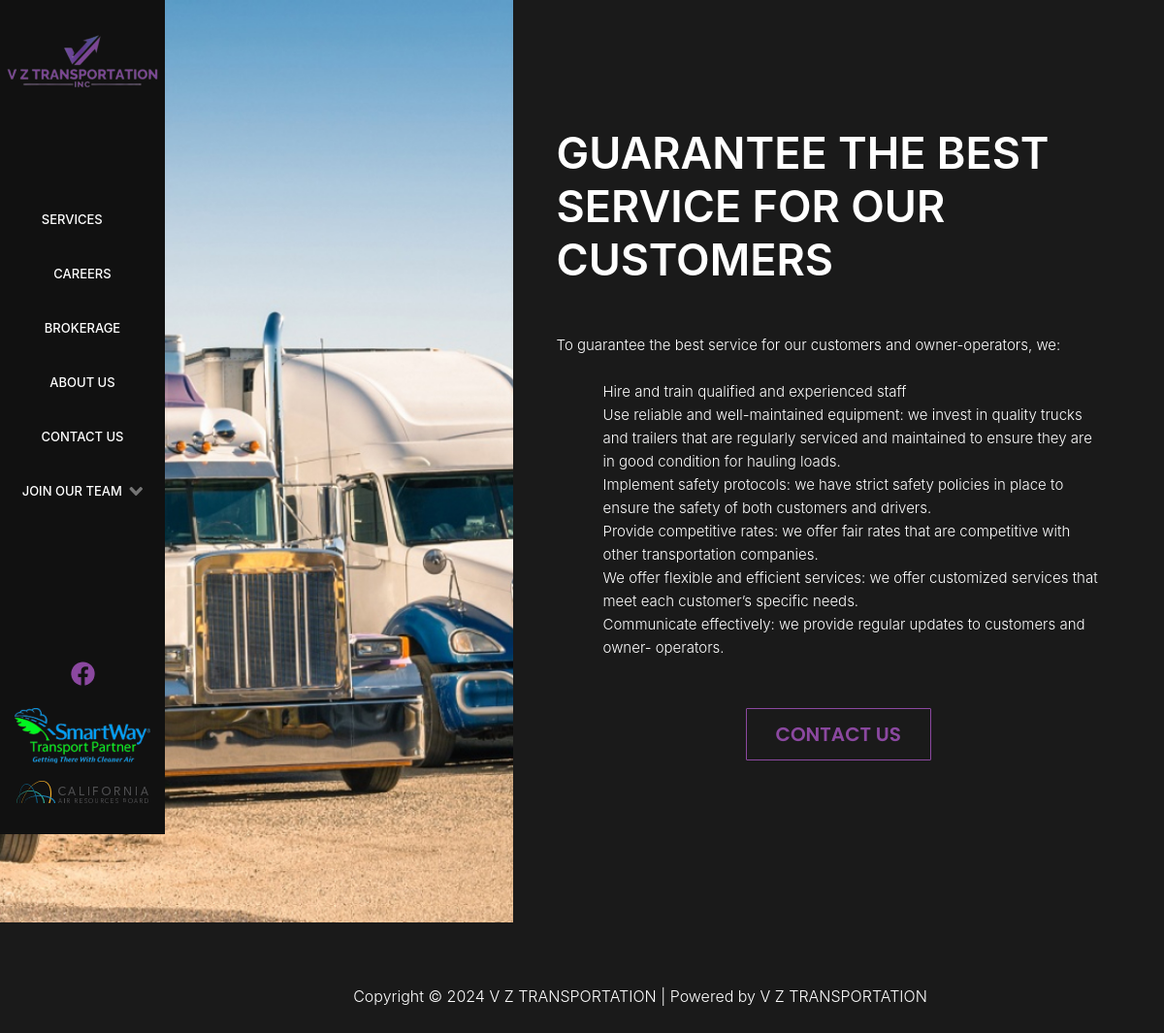
Page /services/ on the committed database.
### services/models.py (models this page shows, shortened)
class Services(models.Model):
    title = models.CharField( 'Main Title', max_length=100, default='No title')
    img = models.ImageField(' Main Image', upload_to='images/', null=True, blank=True)
    sub_title = models.TextField('Main  Text ', null=True, blank=True)

class TextServices(models.Model):
    text = models.TextField('Main  Text ', null=True, blank=True)

### services/views.py (the view)
# urls.py: path("", views.services, name="services"),
def services(request):
    context = {
      "services" : Services.objects.all(),
      'text': TextServices.objects.all()
    }
    return render(request, 'services/services.html', context)

### services/templates/services/services.html (shortened to what this page needs)
{% extends 'main/layout.html' %}
 {% load static %}
 {% block style %}
 <link rel="stylesheet" href="{% static 'services/services.css' %}" />
{% endblock %}
{% block content %}
{% for el in services %}
<section class="services-hero section">
    <div class="container">
      <img
        class="services-hero-img"
        src="{{ el.img.url }}"
        alt=""
      />
      <div class="services-here-wrap">
        <h1 class="title">{{ el.title }}</h1>
        <p class="text text-hero">
          {{ el.sub_title }}
        </p>
        {% endfor %}
        <ul class="services-hero-list">
          {% for el in text %}
          <li class="services-hero-item">
            <p class="text">{{ el.text }}</p>
          </li>  {% endfor %}
        </ul>
        <button class="btn" onclick="window.location.href='./contact-us.html'">
          CONTACT US
        </button>
      </div>
    </div>
  </section>
{% endblock %}

### services/static/services/services.css (style rules this page uses)
.services-hero .container { display: flex; flex-direction: row; }
.services-hero-img { width: 100%; }
.services-here-wrap { display: flex; flex-direction: column; align-items: center; padding: 130px 45px; }
.text-hero { margin-top: 49px; width: 100%; }
.services-hero-list { display: flex; flex-direction: column; align-items: start; padding: 24px 20px 20px 48px; }
.services-here-wrap .btn { margin-top: 30px; align-self: flex-start; }

### main/static/main/css/utils/default.css (style rules this page uses)
:root { --background-body: #1a1a1a; --background-aside: #111111; --background-container: #151515; --text-color: #ffffff; --text-second: #8b48a0; --fill-icon: #8b48a0; --background-item: #404040; --border-color: #8b48a0; --color-white: #ffffff; --background-item-first: rgba(0, 0, 0, 0); --background-btn-first: rgba(0, 0, 0, 0); --background-btn-second: #8b48a0; --border-input: #69727d; --btn-color: #212121; }
body { background: var(--background-body); margin: 0; font-family: 'Inter'; }
.container { max-width: 1260px; margin: 0 auto; }
.title { font-family: 'Inter'; font-weight: 600; font-size: 45px; color: var(--text-color); text-transform: uppercase; }
.text { font-family: 'Inter'; font-size: 15px; font-weight: 300; line-height: 1.6; color: var(--text-color); }
.btn { font-family: Poppins; font-size: 20px; font-weight: 800; line-height: 1; padding: 16px 30px; background: rgba(0, 0, 0, 0); border: 1px solid var(--border-color); border-radius: 1px; color: var(--text-second); }
.btn { text-transform: uppercase; display: block; margin: 0 auto; scale: 1; transition: scale 250ms ease-out; }

### rows in the picture
Services: img (picture), title "GUARANTEE THE BEST SERVICE FOR OUR CUSTOMERS", sub_title "To guarantee the best service for our customers and owner-operators, we:"
TextServices: text "Hire and train qualified and experienced staff"
TextServices: text "Use reliable and well-maintained equipment: we invest in quality trucks and trailers that are regularly serviced and maintained to ensure they are in good condition for hauling loads."
TextServices: text "Implement safety protocols: we have strict safety policies in place to ensure the safety of both customers and drivers."
TextServices: text "Provide competitive rates: we offer fair rates that are competitive with other transportation companies."
TextServices: text "We offer flexible and efficient services: we offer customized services that meet each customer’s specific needs."
TextServices: text "Communicate effectively: we provide regular updates to customers and owner- operators."
